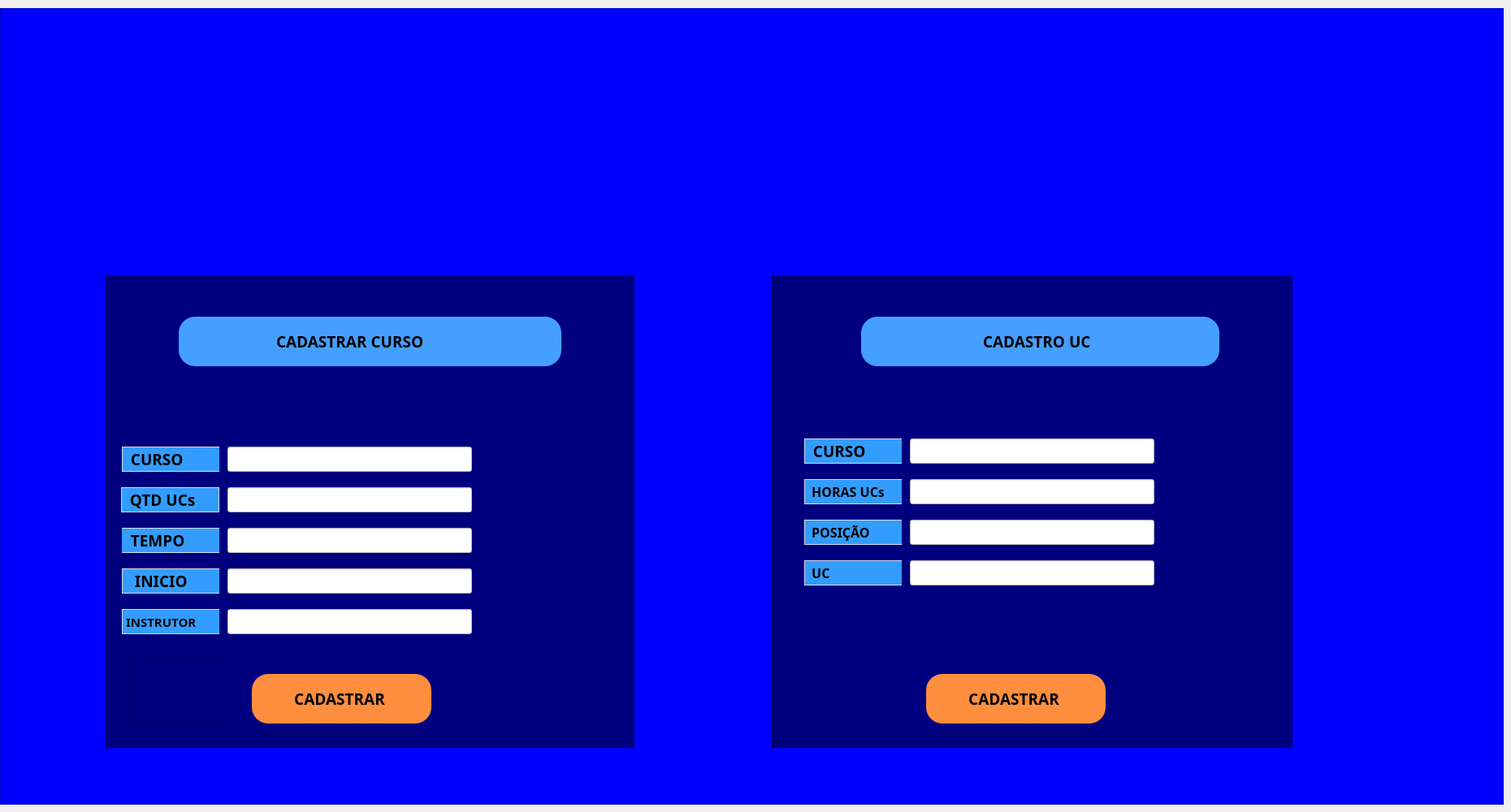
    <widget class="QWidget" name="LOGIN">
     <property name="minimumSize">
      <size>
       <width>435</width>
       <height>255</height>
      </size>
     </property>
     <attribute name="title">
      <string>Tab 1</string>
     </attribute>
     <widget class="QFrame" name="frame">
      <property name="geometry">
       <rect>
        <x>0</x>
        <y>10</y>
        <width>1851</width>
        <height>981</height>
       </rect>
      </property>
      <property name="styleSheet">
       <string notr="true">background-color: rgb(0, 0, 0);
background-color: rgb(0, 0, 255);</string>
      </property>
      <property name="frameShape">
       <enum>QFrame::StyledPanel</enum>
      </property>
      <property name="frameShadow">
       <enum>QFrame::Raised</enum>
      </property>
      <widget class="QLabel" name="label_2">
       <property name="geometry">
        <rect>
         <x>60</x>
         <y>20</y>
         <width>1641</width>
         <height>291</height>
        </rect>
       </property>
       <property name="text">
        <string/>
       </property>
       <property name="pixmap">
        <pixmap>../Icon, itens e etc/banner_senac_v2.png</pixmap>
       </property>
      </widget>
      <widget class="QFrame" name="frame_2">
       <property name="geometry">
        <rect>
         <x>130</x>
         <y>330</y>
         <width>651</width>
         <height>581</height>
        </rect>
       </property>
       <property name="styleSheet">
        <string notr="true">background-color: rgb(0, 0, 127);</string>
       </property>
       <property name="frameShape">
        <enum>QFrame::StyledPanel</enum>
       </property>
       <property name="frameShadow">
        <enum>QFrame::Raised</enum>
       </property>
       <widget class="QFrame" name="frame_4">
        <property name="geometry">
         <rect>
          <x>90</x>
          <y>50</y>
          <width>471</width>
          <height>61</height>
         </rect>
        </property>
        <property name="styleSheet">
         <string notr="true">background-color: rgb(69, 159, 255);
    border-radius: 20px;
</string>
        </property>
        <property name="frameShape">
         <enum>QFrame::StyledPanel</enum>
        </property>
        <property name="frameShadow">
         <enum>QFrame::Raised</enum>
        </property>
        <widget class="QLabel" name="label_8">
         <property name="geometry">
          <rect>
           <x>120</x>
           <y>10</y>
           <width>251</width>
           <height>41</height>
          </rect>
         </property>
         <property name="font">
          <font>
           <family>Arial Black</family>
           <pointsize>14</pointsize>
           <weight>75</weight>
           <bold>true</bold>
          </font>
         </property>
         <property name="text">
          <string>CADASTRAR CURSO </string>
         </property>
        </widget>
       </widget>
       <widget class="QFrame" name="frame_8">
        <property name="geometry">
         <rect>
          <x>19</x>
          <y>260</y>
          <width>121</width>
          <height>31</height>
         </rect>
        </property>
        <property name="styleSheet">
         <string notr="true">QFrame {
  background-color: rgb(51, 157, 255);
    background-image: url(:/logo/banner_senac_v2.png);
    background-repeat: no-repeat;
    background-position: center;

    border: 1px solid #D5DCE5;
    border-radius: 18px;
}</string>
        </property>
        <property name="frameShape">
         <enum>QFrame::StyledPanel</enum>
        </property>
        <property name="frameShadow">
         <enum>QFrame::Raised</enum>
        </property>
        <widget class="QLabel" name="label_9">
         <property name="geometry">
          <rect>
           <x>0</x>
           <y>0</y>
           <width>121</width>
           <height>31</height>
          </rect>
         </property>
         <property name="font">
          <font>
           <family>Arial Black</family>
           <pointsize>14</pointsize>
           <weight>75</weight>
           <bold>true</bold>
          </font>
         </property>
         <property name="text">
          <string> QTD UCs</string>
         </property>
        </widget>
       </widget>
       <widget class="QFrame" name="frame_9">
        <property name="geometry">
         <rect>
          <x>30</x>
          <y>470</y>
          <width>120</width>
          <height>80</height>
         </rect>
        </property>
        <property name="frameShape">
         <enum>QFrame::StyledPanel</enum>
        </property>
        <property name="frameShadow">
         <enum>QFrame::Raised</enum>
        </property>
       </widget>
       <widget class="QFrame" name="frame_7">
        <property name="geometry">
         <rect>
          <x>20</x>
          <y>210</y>
          <width>120</width>
          <height>31</height>
         </rect>
        </property>
        <property name="styleSheet">
         <string notr="true">QFrame {
   
	background-color: rgb(51, 157, 255);
    background-image: url(:/logo/banner_senac_v2.png);
    background-repeat: no-repeat;
    background-position: center;

    border: 1px solid #D5DCE5;
  border-radius: 20px;
}</string>
        </property>
        <property name="frameShape">
         <enum>QFrame::StyledPanel</enum>
        </property>
        <property name="frameShadow">
         <enum>QFrame::Raised</enum>
        </property>
        <widget class="QLabel" name="label_4">
         <property name="geometry">
          <rect>
           <x>0</x>
           <y>0</y>
           <width>121</width>
           <height>31</height>
          </rect>
         </property>
         <property name="font">
          <font>
           <family>Arial Black</family>
           <pointsize>14</pointsize>
           <weight>75</weight>
           <bold>true</bold>
          </font>
         </property>
         <property name="text">
          <string> CURSO </string>
         </property>
        </widget>
       </widget>
       <widget class="QFrame" name="frame_10">
        <property name="geometry">
         <rect>
          <x>20</x>
          <y>310</y>
          <width>120</width>
          <height>31</height>
         </rect>
        </property>
        <property name="styleSheet">
         <string notr="true">QFrame {
  background-color: rgb(51, 157, 255);
    background-image: url(:/logo/banner_senac_v2.png);
    background-repeat: no-repeat;
    background-position: center;

    border: 1px solid #D5DCE5;
    border-radius: 18px;
}</string>
        </property>
        <property name="frameShape">
         <enum>QFrame::StyledPanel</enum>
        </property>
        <property name="frameShadow">
         <enum>QFrame::Raised</enum>
        </property>
        <widget class="QLabel" name="label_5">
         <property name="geometry">
          <rect>
           <x>-10</x>
           <y>0</y>
           <width>141</width>
           <height>31</height>
          </rect>
         </property>
         <property name="font">
          <font>
           <family>Arial Black</family>
           <pointsize>14</pointsize>
           <weight>75</weight>
           <bold>true</bold>
          </font>
         </property>
         <property name="text">
          <string>   TEMPO</string>
         </property>
        </widget>
       </widget>
       <widget class="QFrame" name="frame_11">
        <property name="geometry">
         <rect>
          <x>20</x>
          <y>360</y>
          <width>120</width>
          <height>31</height>
         </rect>
        </property>
        <property name="styleSheet">
         <string notr="true">QFrame {
    background-color: rgb(51, 157, 255);
    background-image: url(:/logo/banner_senac_v2.png);
    background-repeat: no-repeat;
    background-position: center;

    border: 1px solid #D5DCE5;
    border-radius: 18px;
}</string>
        </property>
        <property name="frameShape">
         <enum>QFrame::StyledPanel</enum>
        </property>
        <property name="frameShadow">
         <enum>QFrame::Raised</enum>
        </property>
        <widget class="QLabel" name="label_6">
         <property name="geometry">
          <rect>
           <x>0</x>
           <y>0</y>
           <width>141</width>
           <height>31</height>
          </rect>
         </property>
         <property name="font">
          <font>
           <family>Arial Black</family>
           <pointsize>14</pointsize>
           <weight>75</weight>
           <bold>true</bold>
          </font>
         </property>
         <property name="text">
          <string>  INICIO</string>
         </property>
        </widget>
       </widget>
       <widget class="QFrame" name="frame_12">
        <property name="geometry">
         <rect>
          <x>20</x>
          <y>410</y>
          <width>120</width>
          <height>31</height>
         </rect>
        </property>
        <property name="styleSheet">
         <string notr="true">QFrame {
   background-color: rgb(51, 157, 255);
    background-image: url(:/logo/banner_senac_v2.png);
    background-repeat: no-repeat;
    background-position: center;

    border: 1px solid #D5DCE5;
    border-radius: 18px;
}</string>
        </property>
        <property name="frameShape">
         <enum>QFrame::StyledPanel</enum>
        </property>
        <property name="frameShadow">
         <enum>QFrame::Raised</enum>
        </property>
        <widget class="QLabel" name="label_7">
         <property name="geometry">
          <rect>
           <x>0</x>
           <y>0</y>
           <width>141</width>
           <height>31</height>
          </rect>
         </property>
         <property name="font">
          <font>
           <family>Arial Black</family>
           <pointsize>11</pointsize>
           <weight>75</weight>
           <bold>true</bold>
          </font>
         </property>
         <property name="text">
          <string>INSTRUTOR</string>
         </property>
        </widget>
       </widget>
       <widget class="QLineEdit" name="lineEdit">
        <property name="geometry">
         <rect>
          <x>150</x>
          <y>410</y>
          <width>301</width>
          <height>31</height>
         </rect>
        </property>
        <property name="styleSheet">
         <string notr="true">background-color: rgb(255, 255, 255);</string>
        </property>
        <property name="text">
         <string/>
        </property>
       </widget>
       <widget class="QLineEdit" name="lineEdit_2">
        <property name="geometry">
         <rect>
          <x>150</x>
          <y>360</y>
          <width>301</width>
          <height>31</height>
         </rect>
        </property>
        <property name="styleSheet">
         <string notr="true">background-color: rgb(255, 255, 255);</string>
        </property>
        <property name="text">
         <string/>
        </property>
       </widget>
       <widget class="QLineEdit" name="lineEdit_3">
        <property name="geometry">
         <rect>
          <x>150</x>
          <y>310</y>
          <width>301</width>
          <height>31</height>
         </rect>
        </property>
        <property name="styleSheet">
         <string notr="true">background-color: rgb(255, 255, 255);</string>
        </property>
        <property name="text">
         <string/>
        </property>
       </widget>
       <widget class="QLineEdit" name="lineEdit_4">
        <property name="geometry">
         <rect>
          <x>150</x>
          <y>260</y>
          <width>301</width>
          <height>31</height>
         </rect>
        </property>
        <property name="styleSheet">
         <string notr="true">background-color: rgb(255, 255, 255);</string>
        </property>
        <property name="text">
         <string/>
        </property>
       </widget>
       <widget class="QLineEdit" name="lineEdit_5">
        <property name="geometry">
         <rect>
          <x>150</x>
          <y>210</y>
          <width>301</width>
          <height>31</height>
         </rect>
        </property>
        <property name="styleSheet">
         <string notr="true">background-color: rgb(255, 255, 255);</string>
        </property>
        <property name="text">
         <string/>
        </property>
       </widget>
       <widget class="QPushButton" name="pushButton">
        <property name="geometry">
         <rect>
          <x>180</x>
          <y>490</y>
          <width>221</width>
          <height>61</height>
         </rect>
        </property>
        <property name="font">
         <font>
          <family>Arial Black</family>
          <pointsize>14</pointsize>
          <weight>75</weight>
          <bold>true</bold>
         </font>
        </property>
        <property name="styleSheet">
         <string notr="true">background-color: rgb(69, 159, 255);
background-color: rgb(255, 142, 62);
    border-radius: 20px;</string>
        </property>
        <property name="text">
         <string>CADASTRAR </string>
        </property>
       </widget>
      </widget>
      <widget class="QFrame" name="frame_3">
       <property name="geometry">
        <rect>
         <x>950</x>
         <y>330</y>
         <width>641</width>
         <height>581</height>
        </rect>
       </property>
       <property name="styleSheet">
        <string notr="true">background-color: rgb(0, 0, 127);</string>
       </property>
       <property name="frameShape">
        <enum>QFrame::StyledPanel</enum>
       </property>
       <property name="frameShadow">
        <enum>QFrame::Raised</enum>
       </property>
       <widget class="QFrame" name="frame_5">
        <property name="geometry">
         <rect>
          <x>110</x>
          <y>50</y>
          <width>441</width>
          <height>61</height>
         </rect>
        </property>
        <property name="styleSheet">
         <string notr="true">background-color: rgb(69, 159, 255);
    border-radius: 20px;
</string>
        </property>
        <property name="frameShape">
         <enum>QFrame::StyledPanel</enum>
        </property>
        <property name="frameShadow">
         <enum>QFrame::Raised</enum>
        </property>
        <widget class="QLabel" name="label_15">
         <property name="geometry">
          <rect>
           <x>150</x>
           <y>10</y>
           <width>231</width>
           <height>41</height>
          </rect>
         </property>
         <property name="font">
          <font>
           <family>Arial Black</family>
           <pointsize>14</pointsize>
           <weight>75</weight>
           <bold>true</bold>
          </font>
         </property>
         <property name="text">
          <string>CADASTRO UC</string>
         </property>
        </widget>
       </widget>
       <widget class="QPushButton" name="pushButton_2">
        <property name="geometry">
         <rect>
          <x>190</x>
          <y>490</y>
          <width>221</width>
          <height>61</height>
         </rect>
        </property>
        <property name="font">
         <font>
          <family>Arial Black</family>
          <pointsize>14</pointsize>
          <weight>75</weight>
          <bold>true</bold>
         </font>
        </property>
        <property name="styleSheet">
         <string notr="true">background-color: rgb(69, 159, 255);
background-color: rgb(255, 142, 62);
    border-radius: 20px;</string>
        </property>
        <property name="text">
         <string>CADASTRAR </string>
        </property>
       </widget>
       <widget class="QFrame" name="frame_13">
        <property name="geometry">
         <rect>
          <x>40</x>
          <y>200</y>
          <width>120</width>
          <height>31</height>
         </rect>
        </property>
        <property name="styleSheet">
         <string notr="true">QFrame {
   
	background-color: rgb(51, 157, 255);
    background-image: url(:/logo/banner_senac_v2.png);
    background-repeat: no-repeat;
    background-position: center;

    border: 1px solid #D5DCE5;
  border-radius: 20px;
}</string>
        </property>
        <property name="frameShape">
         <enum>QFrame::StyledPanel</enum>
        </property>
        <property name="frameShadow">
         <enum>QFrame::Raised</enum>
        </property>
        <widget class="QLabel" name="label_10">
         <property name="geometry">
          <rect>
           <x>0</x>
           <y>0</y>
           <width>121</width>
           <height>31</height>
          </rect>
         </property>
         <property name="font">
          <font>
           <family>Arial Black</family>
           <pointsize>14</pointsize>
           <weight>75</weight>
           <bold>true</bold>
          </font>
         </property>
         <property name="text">
          <string> CURSO</string>
         </property>
        </widget>
       </widget>
       <widget class="QFrame" name="frame_14">
        <property name="geometry">
         <rect>
          <x>40</x>
          <y>250</y>
          <width>120</width>
          <height>31</height>
         </rect>
        </property>
        <property name="styleSheet">
         <string notr="true">QFrame {
   
	background-color: rgb(51, 157, 255);
    background-image: url(:/logo/banner_senac_v2.png);
    background-repeat: no-repeat;
    background-position: center;

    border: 1px solid #D5DCE5;
  border-radius: 20px;
}</string>
        </property>
        <property name="frameShape">
         <enum>QFrame::StyledPanel</enum>
        </property>
        <property name="frameShadow">
         <enum>QFrame::Raised</enum>
        </property>
        <widget class="QLabel" name="label_11">
         <property name="geometry">
          <rect>
           <x>0</x>
           <y>0</y>
           <width>121</width>
           <height>31</height>
          </rect>
         </property>
         <property name="font">
          <font>
           <family>Arial Black</family>
           <pointsize>12</pointsize>
           <weight>75</weight>
           <bold>true</bold>
          </font>
         </property>
         <property name="text">
          <string> HORAS UCs</string>
         </property>
        </widget>
       </widget>
       <widget class="QFrame" name="frame_15">
        <property name="geometry">
         <rect>
          <x>40</x>
          <y>300</y>
          <width>120</width>
          <height>31</height>
         </rect>
        </property>
        <property name="styleSheet">
         <string notr="true">QFrame {
   
	background-color: rgb(51, 157, 255);
    background-image: url(:/logo/banner_senac_v2.png);
    background-repeat: no-repeat;
    background-position: center;

    border: 1px solid #D5DCE5;
  border-radius: 20px;
}</string>
        </property>
        <property name="frameShape">
         <enum>QFrame::StyledPanel</enum>
        </property>
        <property name="frameShadow">
         <enum>QFrame::Raised</enum>
        </property>
        <widget class="QFrame" name="frame_17">
         <property name="geometry">
          <rect>
           <x>0</x>
           <y>0</y>
           <width>120</width>
           <height>31</height>
          </rect>
         </property>
         <property name="styleSheet">
          <string notr="true">QFrame {
   
	background-color: rgb(51, 157, 255);
    background-image: url(:/logo/banner_senac_v2.png);
    background-repeat: no-repeat;
    background-position: center;

    border: 1px solid #D5DCE5;
  border-radius: 20px;
}</string>
         </property>
         <property name="frameShape">
          <enum>QFrame::StyledPanel</enum>
         </property>
         <property name="frameShadow">
          <enum>QFrame::Raised</enum>
         </property>
         <widget class="QLabel" name="label_12">
          <property name="geometry">
           <rect>
            <x>0</x>
            <y>0</y>
            <width>121</width>
            <height>31</height>
           </rect>
          </property>
          <property name="font">
           <font>
            <family>Arial Black</family>
            <pointsize>12</pointsize>
            <weight>75</weight>
            <bold>true</bold>
           </font>
          </property>
          <property name="text">
           <string> POSIÇÃO</string>
          </property>
         </widget>
        </widget>
       </widget>
       <widget class="QFrame" name="frame_16">
        <property name="geometry">
         <rect>
          <x>40</x>
          <y>350</y>
          <width>120</width>
          <height>31</height>
         </rect>
        </property>
        <property name="styleSheet">
         <string notr="true">QFrame {
   
	background-color: rgb(51, 157, 255);
    background-image: url(:/logo/banner_senac_v2.png);
    background-repeat: no-repeat;
    background-position: center;

    border: 1px solid #D5DCE5;
  border-radius: 20px;
}</string>
        </property>
        <property name="frameShape">
         <enum>QFrame::StyledPanel</enum>
        </property>
        <property name="frameShadow">
         <enum>QFrame::Raised</enum>
        </property>
        <widget class="QFrame" name="frame_18">
         <property name="geometry">
          <rect>
           <x>0</x>
           <y>0</y>
           <width>120</width>
           <height>31</height>
          </rect>
         </property>
         <property name="styleSheet">
          <string notr="true">QFrame {
   
	background-color: rgb(51, 157, 255);
    background-image: url(:/logo/banner_senac_v2.png);
    background-repeat: no-repeat;
    background-position: center;

    border: 1px solid #D5DCE5;
  border-radius: 20px;
}</string>
         </property>
         <property name="frameShape">
          <enum>QFrame::StyledPanel</enum>
         </property>
         <property name="frameShadow">
          <enum>QFrame::Raised</enum>
         </property>
         <widget class="QLabel" name="label_13">
          <property name="geometry">
           <rect>
            <x>0</x>
            <y>0</y>
            <width>121</width>
            <height>31</height>
           </rect>
          </property>
          <property name="font">
           <font>
            <family>Arial Black</family>
            <pointsize>12</pointsize>
            <weight>75</weight>
            <bold>true</bold>
           </font>
          </property>
          <property name="text">
           <string> UC</string>
          </property>
         </widget>
        </widget>
       </widget>
       <widget class="QLineEdit" name="lineEdit_6">
        <property name="geometry">
         <rect>
          <x>170</x>
          <y>200</y>
          <width>301</width>
          <height>31</height>
         </rect>
        </property>
        <property name="styleSheet">
         <string notr="true">background-color: rgb(255, 255, 255);</string>
        </property>
        <property name="text">
         <string/>
        </property>
       </widget>
       <widget class="QLineEdit" name="lineEdit_7">
        <property name="geometry">
         <rect>
          <x>170</x>
          <y>250</y>
          <width>301</width>
          <height>31</height>
         </rect>
        </property>
        <property name="styleSheet">
         <string notr="true">background-color: rgb(255, 255, 255);</string>
        </property>
        <property name="text">
         <string/>
        </property>
       </widget>
       <widget class="QLineEdit" name="lineEdit_8">
        <property name="geometry">
         <rect>
          <x>170</x>
          <y>300</y>
          <width>301</width>
          <height>31</height>
         </rect>
        </property>
        <property name="styleSheet">
         <string notr="true">background-color: rgb(255, 255, 255);</string>
        </property>
        <property name="text">
         <string/>
        </property>
       </widget>
       <widget class="QLineEdit" name="lineEdit_9">
        <property name="geometry">
         <rect>
          <x>170</x>
          <y>350</y>
          <width>301</width>
          <height>31</height>
         </rect>
        </property>
        <property name="styleSheet">
         <string notr="true">background-color: rgb(255, 255, 255);</string>
        </property>
        <property name="text">
         <string/>
        </property>
       </widget>
      </widget>
     </widget>
    </widget>
